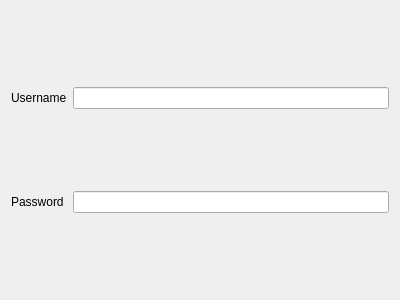
<?xml version="1.0" encoding="UTF-8"?>
<ui version="4.0">
 <class>EditHttp</class>
 <widget class="QWidget" name="EditHttp">
  <property name="geometry">
   <rect>
    <x>0</x>
    <y>0</y>
    <width>400</width>
    <height>300</height>
   </rect>
  </property>
  <property name="windowTitle">
   <string>Form</string>
  </property>
  <layout class="QGridLayout" name="gridLayout">
   <item row="0" column="0">
    <widget class="QLabel" name="label">
     <property name="text">
      <string>Username</string>
     </property>
    </widget>
   </item>
   <item row="0" column="1">
    <widget class="QLineEdit" name="username"/>
   </item>
   <item row="1" column="0">
    <widget class="QLabel" name="label_2">
     <property name="text">
      <string>Password</string>
     </property>
    </widget>
   </item>
   <item row="1" column="1">
    <widget class="QLineEdit" name="password"/>
   </item>
  </layout>
 </widget>
 <resources/>
 <connections/>
</ui>
